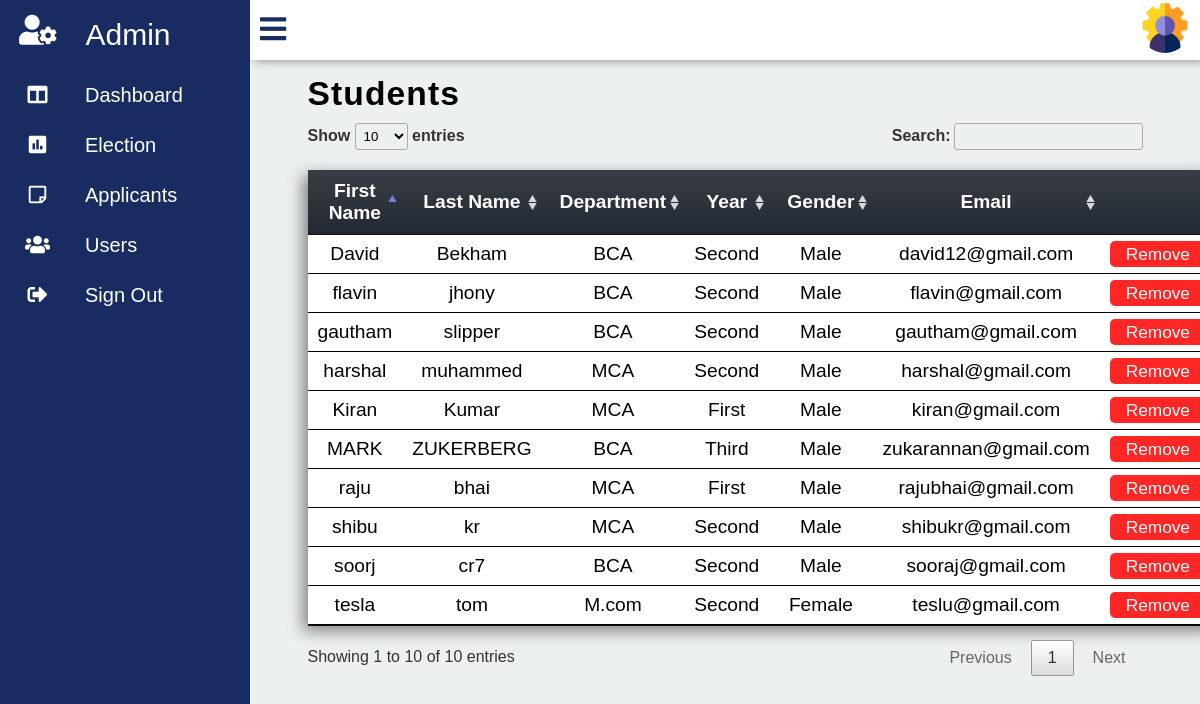
Screenshot of /users.php (signed in) with the database file from the repository.
### tables this page shows
CREATE TABLE IF NOT EXISTS `users` (
  `id` int(10) unsigned NOT NULL AUTO_INCREMENT,
  `Email` varchar(30) NOT NULL,
  `Phone_no` bigint(11) NOT NULL,
  `First_name` varchar(15) NOT NULL,
  `Last_name` varchar(15) NOT NULL,
  `Gender` varchar(10) NOT NULL,
  `Department_id` int(11) unsigned NOT NULL,
  `Year_id` int(10) unsigned NOT NULL,
  PRIMARY KEY (`id`),
  KEY `users_dpt` (`Department_id`),
  KEY `users_yr` (`Year_id`)
);

CREATE TABLE IF NOT EXISTS `department` (
  `id` int(11) unsigned NOT NULL AUTO_INCREMENT,
  `Department_name` varchar(10) NOT NULL,
  `Yr_no` int(11) NOT NULL,
  PRIMARY KEY (`id`)
);

CREATE TABLE IF NOT EXISTS `year` (
  `id` int(10) unsigned NOT NULL AUTO_INCREMENT,
  `Year_name` varchar(10) NOT NULL,
  PRIMARY KEY (`id`)
);

### php/onTablefunc.php (called while the page is built, shortened)
<?php
	function getDepartment($dpid,$con){
		$dpquery = "select Department_name from department where(id = $dpid );";
		$dp = mysql_query($dpquery,$con);
		$department = mysql_fetch_array($dp);
		return $department['Department_name'];
	}
	function getYear($yrid,$con) {
		$yrquery = "select * from year where(id = $yrid);";
		$yr = mysql_query($yrquery,$con);
		$year = mysql_fetch_array($yr);
		return $year['Year_name'];
	}
?>

### users.php (the view, shortened to what this page needs)
<?php
	include('php/config.php');
	include('php/onTablefunc.php');
	include('php/elecheck.php');
?>
 <!DOCTYPE html>
<html>
<head>
	<link rel="stylesheet" type="text/css" href="css/all.min.css">
	<link rel="stylesheet" type="text/css" href="css/fontawesome.min.css">
	<link rel="stylesheet" type="text/css" href="css/panel.css">
	<link rel="stylesheet" type="text/css" href="css/table.css">
	<link rel="stylesheet" type="text/css" href="DataTables/datatables.min.css">
</head>
<body>
	<div class="container">
		<div class="navigation">
		<div class="admin_icon">
			<a href="">
					<i class="fas fa-user-cog"></i>
				<span class="admin_Text" >Admin</span>
			</a>
		</div>
			<ul>
				<li>
					<a href="admin.php">
						<span class="icon">
							<i class="fas fa-columns"></i>
						</span>
						<span class="title">Dashboard</span>
					</a>
				</li>
				<li>
					<a href="elections.php">
						<span class="icon">
							<i class="fas fa-poll"></i>
						</span>
						<span class="title">Election</span>
					</a>
				</li>
				<li>
					<a href="applicants.php">
						<span class="icon">
							<i class="far fa-sticky-note"></i>
						</span>
						<span class="title">Applicants</span>
					</a>
				</li>
				<li>
					<a href="users.php">
						<span class="icon">
							<i class="fas fa-users"></i>
						</span>
						<span class="title">Users</span>
					</a>
				</li>
				<li>
					<a href="/project/php/logout.php">
						<span class="icon">
							<i class="fas fa-sign-out-alt"></i>
						</span>
						<span class="title">Sign Out</span>
					</a>
				</li>
			</ul>
		</div>
		<div class="main">
			<div class="topbar">
				<div class="user">
					<a href="adminacc.php"><img src="images/admin_photo.png"></a>
				</div>
			</div>
			<div class="tables_Area">
				<div class="t_Heading">
					<h2>Students</h2>
					<table id="user_Table" class="table Users" >
						<thead>
							<tr>
								<th>First Name</th>
								<th>Last Name</th>
								<th>Department</th>
								<th>Year</th>
								<th>Gender</th>
								<th>Email</th>
								<th></th>
							</tr>
						</thead>
						<tbody>
							<?php
								$query = "select * from users;";
								$result = mysql_query($query,$con);
								while($data = mysql_fetch_array($result)) {
									$department = getDepartment($data['Department_id'],$con);
									$year = getYear($data['Year_id'],$con);
							?>
								<tr>
									<td><?php echo $data['First_name'] ?></td>
									<td><?php echo $data['Last_name'] ?></td>
									<td><?php echo $department ?></td>
									<td><?php echo $year ?></td>
									<td><?php echo $data['Gender'] ?></td>
									<td><?php echo $data['Email'] ?></td>
									<td><a href="php/onTablefunc.php?id=<?php echo $data['id']; ?>"onclick="return confirm('Are you sure you want to delete this item?')"class="button Remove">Remove</a></td>
								</tr>
							<?php
								}
							?>
						</tbody>
					</table>
				</div>
			</div>
		</div>
	</div>
</body>
</html>

### css/panel.css (style rules this page uses)
* { margin: 0; padding: 0; box-sizing: border-box; font-family: 'Poppins',sans-serif; }
.container { position: relative; width: 100%; }
.navigation { position: fixed; width: 250px; height: 100%; background: #182C61; transition: 250ms ease-in-out; }
.navigation ul { position: relative; width: 100%; left: 0; top: 0; overflow: hidden; }
.navigation ul li { position: relative; width: 100%; list-style: none; overflow: hidden; }
.admin_icon a { width: 100%; text-decoration: none; color: white; display: flex; overflow: hidden; }
.admin_icon a i { font-size: 30px; line-height: 60px; padding: 0 19px; min-width: 75px; }
.admin_Text { font-size: 30px; font-weight: 400; font-family: 'Popins',sans-serif; color: white; padding: 0 10px; line-height: 70px; }
.navigation ul li a { position: relative; width: 100%; display: flex; text-decoration: none; color: white; }
li a span i { color: white; }
.navigation ul li a .icon { position: relative; display: block; height: 25px; min-width: 75px; text-align: center; height: 50px; font-size: 20px; line-height: 50px; padding: 0 10px; }
.navigation ul li a .title { position: relative; display: block; font-size: 20px; padding: 0 10px; height: 50px; line-height: 50px; }
.main { position: absolute; width: calc(100% - 250px); left: 250px; min-height: 100vh; background: #ecf0f1; transition: 250ms ease-in-out; overflow:scroll; height: 100vh; }
.main .topbar { background: white; overflow-y: hidden; width: 100%; height: 60px; padding: 0 10px; display: flex; justify-content: space-between; align-items: center ; box-shadow: 5px 0px 10px grey; }
.user img { width: 50px; height: 50px; border-radius: 50%; cursor: pointer; }

### css/table.css (style rules this page uses)
.tables_Area { position: relative; margin-top: 5px; display: flex; justify-content: center; }
.tables_Area .t_Heading { position: relative; width: 90%; padding: 10px; }
.tables_Area .t_Heading .table { width: 100%; }
.tables_Area .t_Heading h2 { margin-bottom: 10px; font-size: 2.1em; letter-spacing: 1.1px; }
.table { box-shadow: -5px 5px 15px grey; border-collapse: collapse; }
.table thead tr { background: linear-gradient(#393E46,#222831); }
.table thead tr th { font-size: 1.2em; color: white; border: none; padding: 18px 10px; text-align: center; }
.table tbody tr td { padding: 10px 0 10px 0; border-bottom: 1px solid black; background: none; text-align: center; font-size: 1.2em; margin: 0 14px 0 14px; }
.button { padding: 3px 16px ; font-size: .9em; background: none; border: none; border-radius: 5px; cursor: pointer; }
.button.Remove { background: #FF2626 ; color: white; text-decoration: none; }

### rows the page displays
users: First_name "Kiran", Last_name "Kumar", Department.Department_name "MCA", Year.Year_name "First", Gender "Male", Email "kiran@gmail.com"
users: First_name "gautham", Last_name "slipper", Department.Department_name "BCA", Year.Year_name "Second", Gender "Male", Email "gautham@gmail.com"
users: First_name "soorj", Last_name "cr7", Department.Department_name "BCA", Year.Year_name "Second", Gender "Male", Email "sooraj@gmail.com"
users: First_name "harshal", Last_name "muhammed", Department.Department_name "MCA", Year.Year_name "Second", Gender "Male", Email "harshal@gmail.com"
users: First_name "flavin", Last_name "jhony", Department.Department_name "BCA", Year.Year_name "Second", Gender "Male", Email "flavin@gmail.com"
users: First_name "raju", Last_name "bhai", Department.Department_name "MCA", Year.Year_name "First", Gender "Male", Email "rajubhai@gmail.com"
users: First_name "shibu", Last_name "kr", Department.Department_name "MCA", Year.Year_name "Second", Gender "Male", Email "shibukr@gmail.com"
users: First_name "MARK", Last_name "ZUKERBERG", Department.Department_name "BCA", Year.Year_name "Third", Gender "Male", Email "zukarannan@gmail.com"
users: First_name "tesla", Last_name "tom", Department.Department_name "M.com", Year.Year_name "Second", Gender "Female", Email "teslu@gmail.com"
users: First_name "David", Last_name "Bekham", Department.Department_name "BCA", Year.Year_name "Second", Gender "Male", Email "david12@gmail.com"
